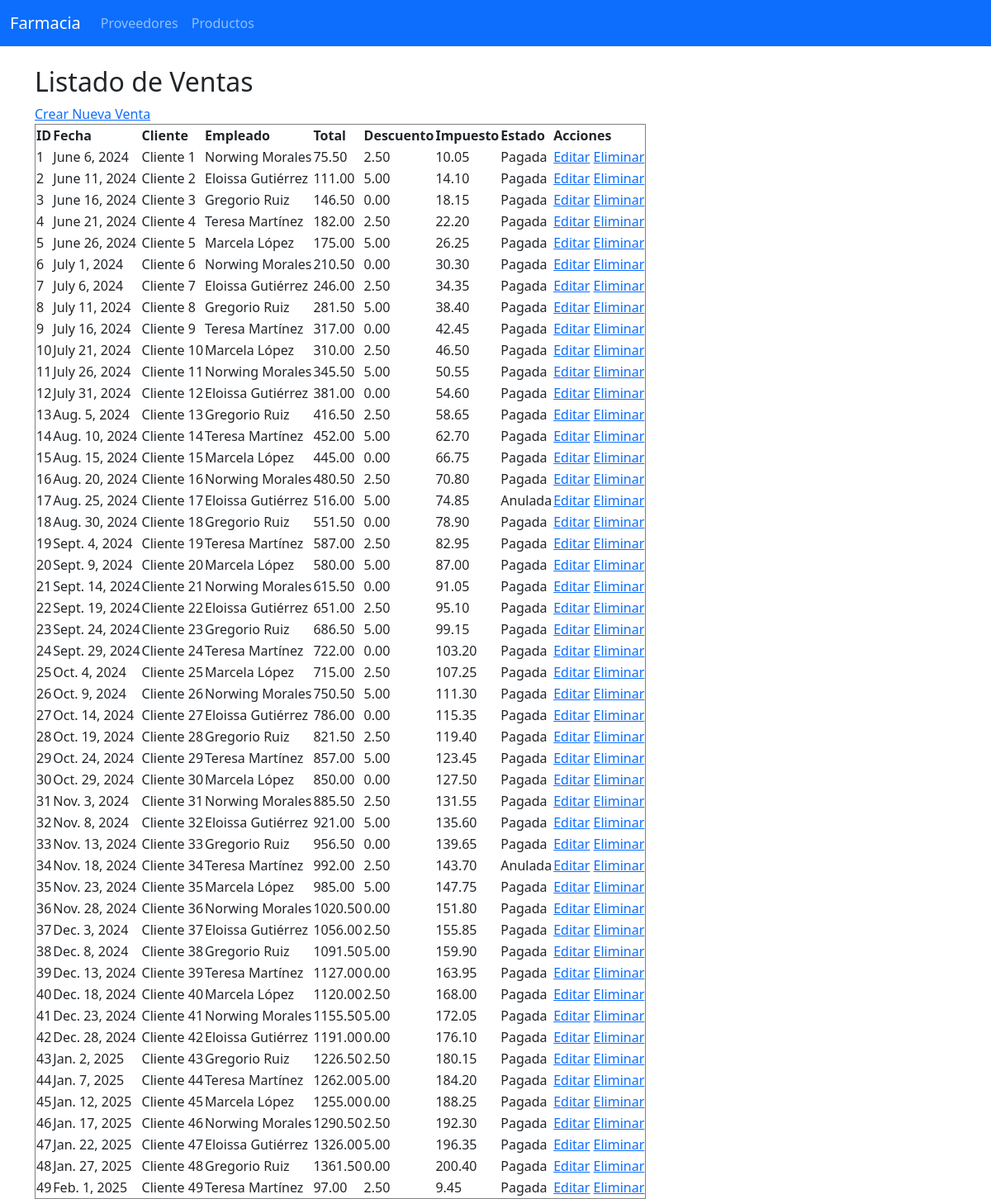
The page /ventas/ on the database as committed earlier.
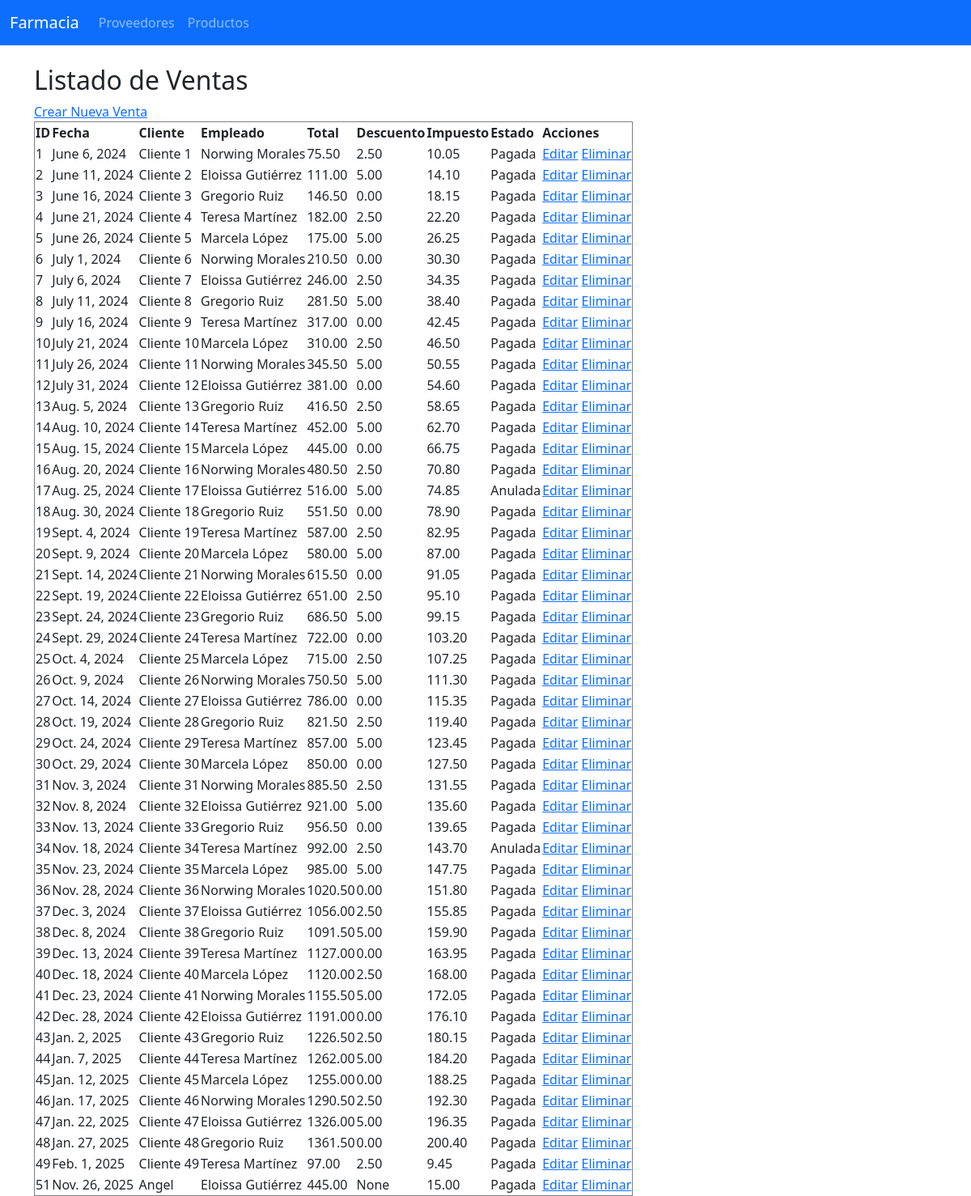
The same page on the database as committed later.
### farmacia_app/models.py (models this page shows, shortened)
class Venta(models.Model):
    id_venta = models.AutoField(primary_key=True)
    fecha = models.DateField(blank=True, null=True)
    total = models.DecimalField(max_digits=12, decimal_places=2, blank=True, null=True)
    id_cliente = models.ForeignKey(Cliente, on_delete=models.SET_NULL, db_column='id_cliente', blank=True, null=True)
    id_empleado = models.ForeignKey(Empleados, on_delete=models.SET_NULL, db_column='id_empleado', blank=True, null=True)
    descuento = models.DecimalField(max_digits=10, decimal_places=2, blank=True, null=True)
    impuesto = models.DecimalField(max_digits=10, decimal_places=2, blank=True, null=True)
    estado = models.CharField(max_length=50, blank=True, null=True)
    class Meta:
        db_table = 'Venta'

class Cliente(models.Model):
    id_cliente = models.AutoField(primary_key=True)
    nombre = models.CharField(max_length=255, blank=True, null=True)
    telefono = models.CharField(max_length=20, blank=True, null=True)
    direccion = models.TextField(blank=True, null=True)
    cedula = models.CharField(max_length=20, blank=True, null=True)
    correo = models.EmailField(blank=True, null=True)
    fecha_registro = models.DateField(blank=True, null=True)
    class Meta:
        db_table = 'Cliente'
    def __str__(self):
        return self.nombre or f"Cliente {self.id_cliente}"

class Empleados(models.Model):
    id_empleado = models.AutoField(primary_key=True)
    nombre = models.CharField(max_length=255)
    fecha_contratacion = models.DateField(blank=True, null=True)
    rol = models.CharField(max_length=100, blank=True, null=True)
    funciones = models.TextField(blank=True, null=True)
    cedula = models.CharField(max_length=20, blank=True, null=True)
    telefono = models.CharField(max_length=20, blank=True, null=True)
    correo = models.EmailField(blank=True, null=True)
    estado = models.IntegerField(default=1)
    class Meta:
        db_table = 'Empleados'
    def __str__(self):
        return self.nombre

### farmacia_app/views.py (the view)
# urls.py: path('ventas/', views.venta_list, name='venta_list'),
def venta_list(request):
    ventas = Venta.objects.all()
    return render(request, 'venta/list.html', {'ventas': ventas})

### farmacia_app/templates/venta/list.html
{% extends 'base.html' %}
{% block content %}
<h2>Listado de Ventas</h2>
<a href="{% url 'venta_create' %}">Crear Nueva Venta</a>
<table border="1">
    <tr>
        <th>ID</th>
        <th>Fecha</th>
        <th>Cliente</th>
        <th>Empleado</th>
        <th>Total</th>
        <th>Descuento</th>
        <th>Impuesto</th>
        <th>Estado</th>
        <th>Acciones</th>
    </tr>
    {% for venta in ventas %}
    <tr>
        <td>{{ venta.id_venta }}</td>
        <td>{{ venta.fecha }}</td>
        <td>{{ venta.id_cliente }}</td>
        <td>{{ venta.id_empleado }}</td>
        <td>{{ venta.total }}</td>
        <td>{{ venta.descuento }}</td>
        <td>{{ venta.impuesto }}</td>
        <td>{{ venta.estado }}</td>
        <td>
            <a href="{% url 'venta_edit' venta.id_venta %}">Editar</a>
            <a href="{% url 'venta_delete' venta.id_venta %}">Eliminar</a>
        </td>
    </tr>
    {% endfor %}
</table>
{% endblock %}

Rows that differ between the two databases and show on the page:
added Venta: id_venta "51", fecha "Nov. 26, 2025", id_cliente "Angel", id_empleado "Eloissa Gutiérrez", total "445.00", descuento "None", impuesto "15.00", estado "Pagada"
